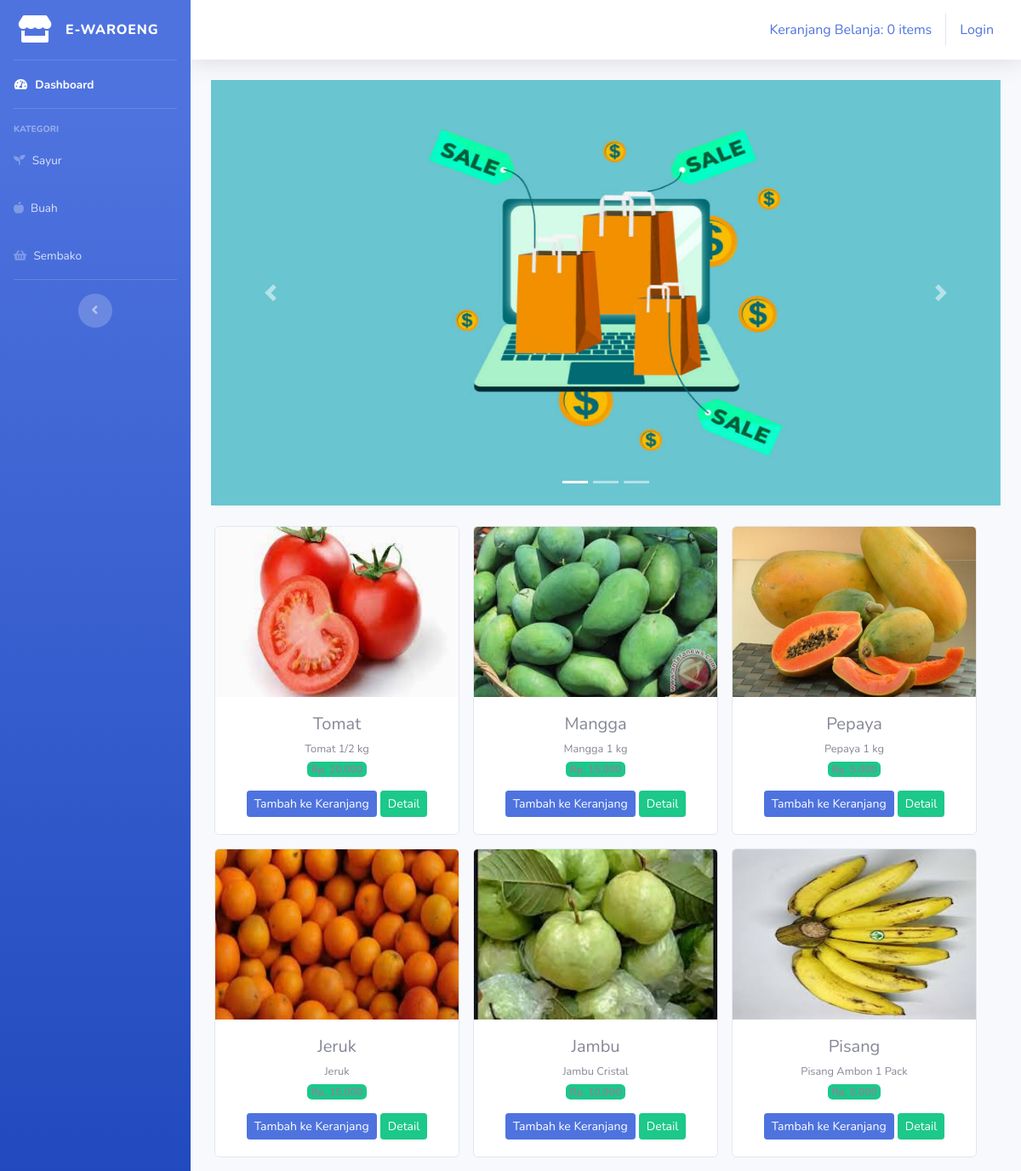
/index.php/kategori/buah, run on the app's committed database.
### tables this page shows
CREATE TABLE `tb_barang` (
  `id_brg` int(11) NOT NULL,
  `nama_brg` varchar(120) NOT NULL,
  `keterangan` varchar(225) NOT NULL,
  `kategori` varchar(60) NOT NULL,
  `harga` int(11) NOT NULL,
  `stok` int(4) NOT NULL,
  `gambar` text NOT NULL
);

### application/controllers/Kategori.php (called while the page is built, shortened)
<?php
class Kategori extends CI_Controller{
    public function buah()
    {
        $data['buah'] = $this->model_kategori->data_buah()->result();
        $this->load->view('templates/header');
        $this->load->view('templates/sidebar');
        $this->load->view('buah', $data);
        $this->load->view('templates/footer');
    }
}

### index.php (called while the page is built, shortened)
<?php
require_once BASEPATH.'core/CodeIgniter.php';

### application/models/model_kategori.php (called while the page is built, shortened)
<?php
class Model_kategori extends CI_Model{
    public function data_buah(){
        return $this->db->get_where("tb_barang",array('kategori' => 'buah'));
    }
}

### application/views/buah.php (the view, shortened to what this page needs)
<div class="container-fluid">
    <div id="carouselExampleIndicators" class="carousel slide" data-ride="carousel">
        <ol class="carousel-indicators">
            <li data-target="#carouselExampleIndicators" data-slide-to="0" class="active"></li>
            <li data-target="#carouselExampleIndicators" data-slide-to="1"></li>
            <li data-target="#carouselExampleIndicators" data-slide-to="2"></li>
        </ol>
        <div class="carousel-inner">
            <div class="carousel-item active">
            <img class="d-block w-100" src="<?php echo base_url('assets/img/slide1.jpg') ?>" alt="First slide" height="500">
            </div>
        </div>
        <a class="carousel-control-prev" href="#carouselExampleIndicators" role="button" data-slide="prev">
            <span class="carousel-control-prev-icon" aria-hidden="true"></span>
        </a>
        <a class="carousel-control-next" href="#carouselExampleIndicators" role="button" data-slide="next">
            <span class="carousel-control-next-icon" aria-hidden="true"></span>
        </a>
    </div>
    <div class="row text-center mt-4">
        <?php foreach ($buah as $brg) : ?>
            <div class="card ml-3 mb-3" style="width: 18rem;">
                <img src="<?php echo base_url().'/uploads/'.$brg->gambar ?>" class="card-img-top" alt="..." height="200">
                <div class="card-body">
                    <h5 class="card-title mb-1"><?php echo $brg->nama_brg ?></h5>
                    <small><?php echo $brg->keterangan ?></small><br>
                    <span class="badge bg-success mb-3">Rp. <?php
                        echo number_format($brg->harga, 0,',','.') ?></span><br>
                    <?php echo anchor('dashboard/tambah_ke_keranjang/'.$brg
                        ->id_brg, '<div class="btn btn-sm btn-primary">Tambah ke Keranjang</div>')?>
                    <?php echo anchor('dashboard/detail/'.$brg
                        ->id_brg, '<div class="btn btn-sm btn-success">Detail</div>')?>
                </div>
            </div>
        <?php endforeach; ?>
    </div>
</div>

### data on the page
tb_barang: gambar (picture), nama_brg "Tomat", keterangan "Tomat 1/2 kg", harga "20.000", id_brg "Tambah ke Keranjang", id_brg "Detail"
tb_barang: gambar (picture), nama_brg "Mangga", keterangan "Mangga 1 kg", harga "15.000", id_brg "Tambah ke Keranjang", id_brg "Detail"
tb_barang: gambar (picture), nama_brg "Pepaya", keterangan "Pepaya 1 kg", harga "5.000", id_brg "Tambah ke Keranjang", id_brg "Detail"
tb_barang: gambar (picture), nama_brg "Jeruk", keterangan "Jeruk", harga "15.000", id_brg "Tambah ke Keranjang", id_brg "Detail"
tb_barang: gambar (picture), nama_brg "Jambu", keterangan "Jambu Cristal", harga "10.000", id_brg "Tambah ke Keranjang", id_brg "Detail"
tb_barang: gambar (picture), nama_brg "Pisang", keterangan "Pisang Ambon 1 Pack", harga "5.000", id_brg "Tambah ke Keranjang", id_brg "Detail"

### other printed values
anchor('dashboard/detail_keranjang', $keranjang) "Keranjang Belanja: 0 items"
anchor('auth/login', 'Login') "Login"
